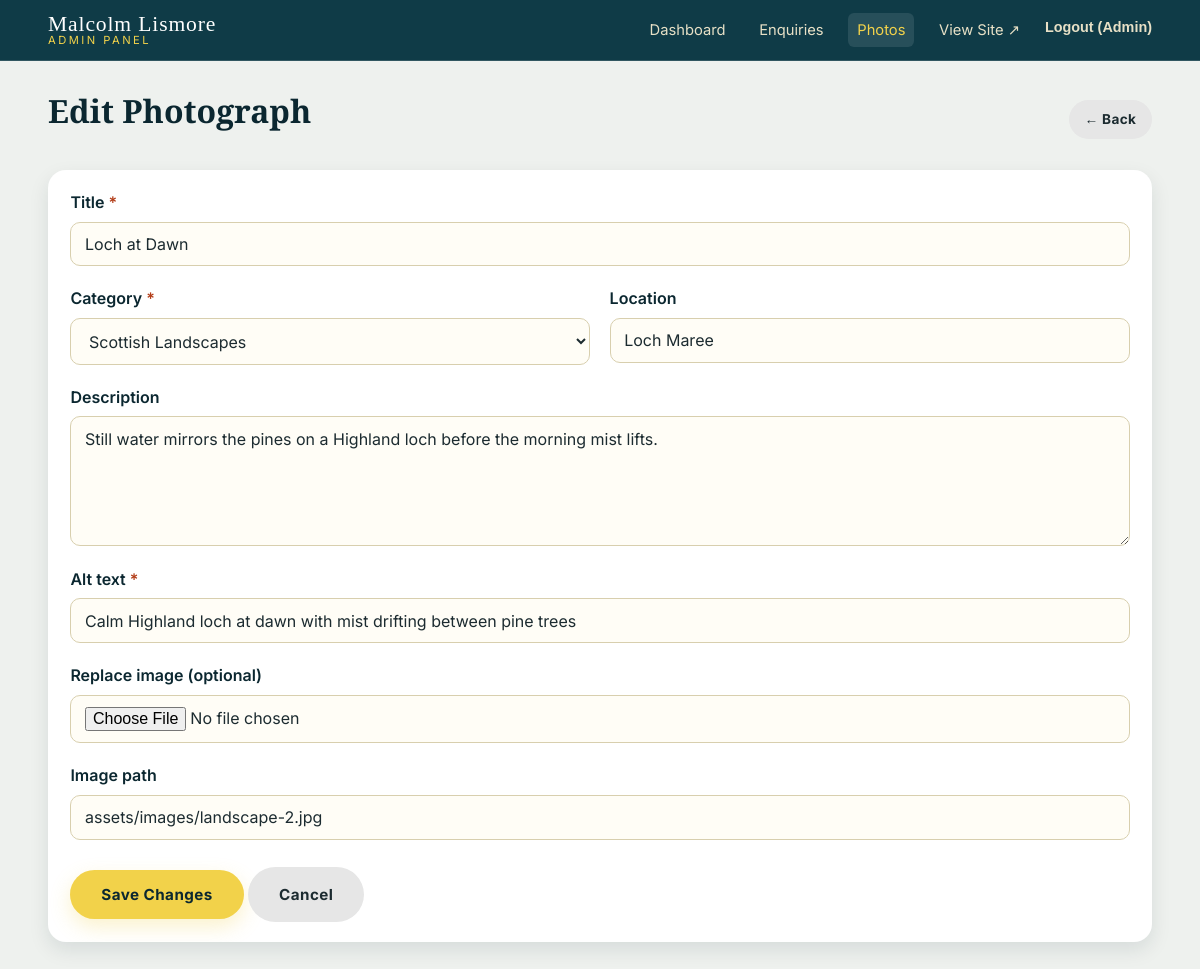
Page /admin/photo-edit.php?id=2 (signed in) on the committed database.
### tables this page shows
CREATE TABLE IF NOT EXISTS photos (
  photo_id     INT AUTO_INCREMENT PRIMARY KEY,
  category_id  INT           NOT NULL,
  title        VARCHAR(150)  NOT NULL,
  description  TEXT          NULL,
  image_path   VARCHAR(255)  NOT NULL,
  alt_text     VARCHAR(255)  NOT NULL,
  location     VARCHAR(150)  NULL,
  created_at   TIMESTAMP     NOT NULL DEFAULT CURRENT_TIMESTAMP,
  CONSTRAINT fk_photos_category
    FOREIGN KEY (category_id) REFERENCES categories(category_id)
    ON DELETE CASCADE ON UPDATE CASCADE,
  INDEX idx_photos_category (category_id),
  INDEX idx_photos_created  (created_at)
);

CREATE TABLE IF NOT EXISTS categories (
  category_id  INT AUTO_INCREMENT PRIMARY KEY,
  name         VARCHAR(100)  NOT NULL,
  slug         VARCHAR(100)  NOT NULL UNIQUE,
  description  TEXT          NULL,
  created_at   TIMESTAMP     NOT NULL DEFAULT CURRENT_TIMESTAMP
);

### includes/db.php (called while the page is built, shortened)
<?php
function db(): PDO
{
    static $pdo = null;
    if ($pdo instanceof PDO) {
        return $pdo;
    }
    $dsn = sprintf(
        'mysql:host=%s;port=%s;dbname=%s;charset=%s',
        DB_HOST,
        DB_PORT,
        DB_NAME,
        DB_CHARSET
    );
    $options = [
        PDO::ATTR_ERRMODE            => PDO::ERRMODE_EXCEPTION,
        PDO::ATTR_DEFAULT_FETCH_MODE => PDO::FETCH_ASSOC,
        PDO::ATTR_EMULATE_PREPARES   => false,
    ];
    try {
        $pdo = new PDO($dsn, DB_USER, DB_PASS, $options);
    } catch (PDOException $e) {
        http_response_code(500);
        exit('Sorry, we are experiencing a database connection problem. Please try again later.');
    }
    return $pdo;
}

### includes/functions.php (called while the page is built, shortened)
<?php
require_once __DIR__ . '/db.php';
function e(?string $value): string
{
    return htmlspecialchars((string) $value, ENT_QUOTES | ENT_SUBSTITUTE, 'UTF-8');
}
function get_categories(): array
{
    $stmt = db()->query('SELECT category_id, name, slug, description FROM categories ORDER BY name');
    return $stmt->fetchAll();
}

### admin/photo-edit.php (the view, shortened to what this page needs)
<?php
require_once __DIR__ . '/../includes/admin-header.php';
$id        = isset($_GET['id']) ? (int) $_GET['id'] : 0;
$stmt      = db()->prepare('SELECT * FROM photos WHERE photo_id = ? LIMIT 1');
$stmt->execute([$id]);
$photo     = $stmt->fetch();
$categories = get_categories();
?>
<div class="admin-title">
  <h1 style="color:var(--teal-900);">Edit Photograph</h1>
  <a class="btn btn-sm" style="background:#e6e6e6;color:var(--ink);" href="photos.php">&larr; Back</a>
</div>
<div class="panel">
  <div class="panel-body">
    <form method="post" action="photo-edit.php?id=<?= (int) $photo['photo_id'] ?>" enctype="multipart/form-data">
      <div class="form-grid">
        <div class="form-field full">
          <label for="title">Title <span class="req">*</span></label>
          <input type="text" id="title" name="title" required value="<?= e((string) $photo['title']) ?>">
        </div>
        <div class="form-field">
          <label for="category_id">Category <span class="req">*</span></label>
          <select id="category_id" name="category_id" required>
            <?php foreach ($categories as $cat): ?>
              <option value="<?= (int) $cat['category_id'] ?>"
                <?= (int) $photo['category_id'] === (int) $cat['category_id'] ? 'selected' : '' ?>>
                <?= e($cat['name']) ?>
              </option>
            <?php endforeach; ?>
          </select>
        </div>
        <div class="form-field">
          <label for="location">Location</label>
          <input type="text" id="location" name="location" value="<?= e((string) ($photo['location'] ?? '')) ?>">
        </div>
        <div class="form-field full">
          <label for="description">Description</label>
          <textarea id="description" name="description"><?= e((string) ($photo['description'] ?? '')) ?></textarea>
        </div>
        <div class="form-field full">
          <label for="alt_text">Alt text <span class="req">*</span></label>
          <input type="text" id="alt_text" name="alt_text" required value="<?= e((string) $photo['alt_text']) ?>">
        </div>
        <div class="form-field full">
          <label for="image_file">Replace image (optional)</label>
          <input type="file" id="image_file" name="image_file" accept="image/*">
        </div>
        <div class="form-field full">
          <label for="image_path">Image path</label>
          <input type="text" id="image_path" name="image_path" value="<?= e((string) $photo['image_path']) ?>">
        </div>
        <div class="form-actions">
          <button type="submit" class="btn btn-gold">Save Changes</button>
          <a class="btn" style="background:#e6e6e6;color:var(--ink);" href="photos.php">Cancel</a>
        </div>
      </div>
    </form>
  </div>
</div>
<?php require __DIR__ . '/../includes/admin-footer.php'; ?>

### assets/css/style.css (style rules this page uses)
:root { --teal-900: #0b2730; --teal-800: #0f3b47; --teal-700: #14485a; --teal-600: #1c5c6e; --teal-500: #2a7385; --ivory: #f6f1e3; --sand: #e7e0c6; --sand-dark: #d8cfae; --gold: #f2d24a; --gold-dark: #d9b61f; --ink: #1c2b30; --muted: #5b6b70; --white: #ffffff; --line: rgba(255, 255, 255, 0.14); --shadow: 0 18px 45px rgba(11, 39, 48, 0.28); --radius: 18px; --maxw: 1200px; --font-head: "Playfair Display", Georgia, "Times New Roman", serif; --font-body: "Inter", "Segoe UI", Arial, Helvetica, sans-serif; }
* { box-sizing: border-box; }
html { scroll-behavior: smooth; }
body { margin: 0; font-family: var(--font-body); color: var(--ivory); background: var(--teal-800); line-height: 1.7; font-size: 16px; -webkit-font-smoothing: antialiased; }
a { color: inherit; text-decoration: none; }
h1, h2, h3, h4 { font-family: var(--font-head); font-weight: 700; line-height: 1.15; margin: 0 0 0.5em; color: var(--white); }
.btn { display: inline-block; padding: 0.85em 1.9em; border-radius: 999px; font-weight: 700; letter-spacing: 0.03em; border: 2px solid transparent; cursor: pointer; transition: transform 0.15s ease, background 0.2s ease, color 0.2s ease, box-shadow 0.2s ease; font-family: var(--font-body); font-size: 0.95rem; }
.btn-gold { background: var(--gold); color: var(--teal-900); box-shadow: 0 8px 20px rgba(242, 210, 74, 0.28); }
.form-grid { display: grid; grid-template-columns: 1fr 1fr; gap: 1.2rem; }
.form-field { display: flex; flex-direction: column; }
.form-field.full { grid-column: 1 / -1; }
.form-field label { font-weight: 600; margin-bottom: 0.35rem; color: var(--teal-900); }
.form-field .req { color: #b23c17; }
.form-field input, .form-field select, .form-field textarea { font-family: var(--font-body); font-size: 1rem; padding: 0.7em 0.85em; border: 1px solid var(--sand-dark); border-radius: 10px; background: #fffdf6; color: var(--ink); transition: border-color 0.2s ease, box-shadow 0.2s ease; }
.form-field textarea { resize: vertical; min-height: 130px; }
.form-actions { grid-column: 1 / -1; margin-top: 0.5rem; }
.admin-body { background: #eef1ee; color: var(--ink); min-height: 100vh; }
.admin-title { display: flex; align-items: center; justify-content: space-between; flex-wrap: wrap; gap: 1rem; margin-bottom: 1.5rem; }
.panel { background: var(--white); border-radius: var(--radius); box-shadow: 0 8px 20px rgba(11, 39, 48, 0.1); overflow: hidden; }
.panel-body { padding: 1.2rem 1.4rem; }
.btn-sm { padding: 0.45em 1em; font-size: 0.85rem; }

### rows in the picture
photos: title "Loch at Dawn", category_id "Scottish Landscapes", location "Loch Maree", description "Still water mirrors the pines on a Highland loch before the morning mist lifts.", alt_text "Calm Highland loch at dawn with mist drifting between pine trees", image_path "assets/images/landscape-2.jpg"

### other values in the picture
$adminUsername "Admin"
